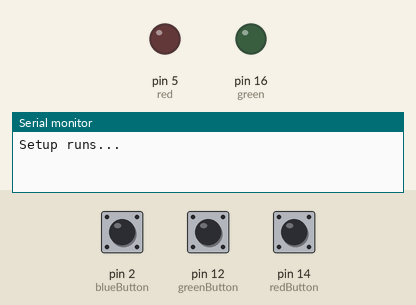
A sketch run on a simulated Arduino Uno, built with avr-gcc and run on an emulated ATmega328P. On the bench: output pins drawn as LEDs (lit = HIGH), the last lines printed to the serial monitor. The test bench sets the inputs (shaded band); at power-on: pin 12 (greenButton) HIGH, pin 14 (redButton) HIGH, pin 2 (blueButton) HIGH.

Above: at 1.2 s.
1.3 s: pin 12 (greenButton) pulled LOW for 0.15 s
At 2.0 s:
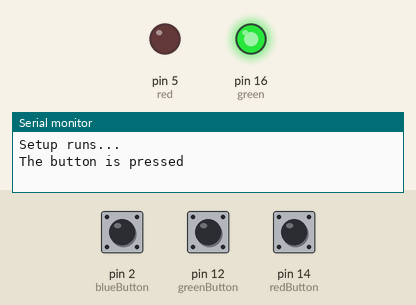
2.9 s: pin 14 (redButton) pulled LOW for 0.15 s
At 3.3 s:
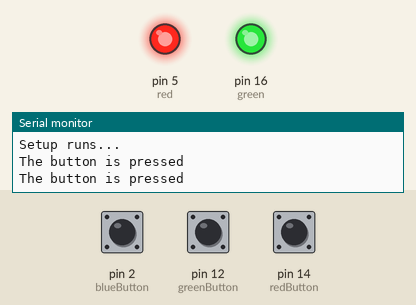
4.5 s: pin 12 (greenButton) pulled LOW for 1 s
At 5.7 s:
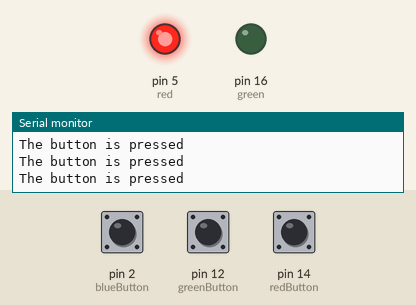
7.0 s: pin 12 (greenButton) pulled LOW for 3.2 s
At 7.6 s:
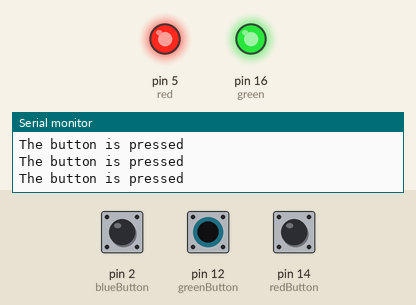
11.7 s: pin 14 (redButton) pulled LOW for 1 s
At 12.4 s:
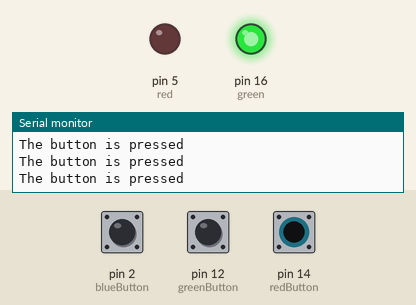
Timing chart, 0 to 14.7 s (numbered marks = the images above; inputs shaded):
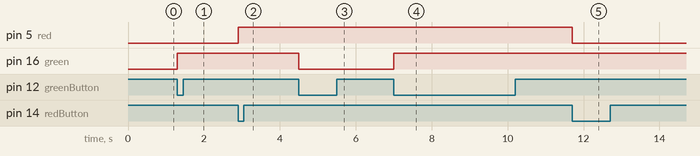

The sketch:

led_room_lights.ino
```cpp
// Katelyn DePaula made for Aviel

//These correspond to the pins on NodeMCU
//these are the led strip colors
int red = 5;   //D1 in Node MCU
int blue = 0;   //D3
int green = 16; //D0

int blueButton = 2; // D4
int redButton = 14; //D5
int greenButton = 12; //D6

int blueState = LOW;
int lastBlueState;
int currBlueState;

int redState;
int lastRedState;
int currRedState = LOW;

int greenState;
int lastgreenState;
int currgreenState = LOW;

void setup()
{
  // Sets up pins
  pinMode (red, OUTPUT);
  pinMode (green, OUTPUT);
  pinMode (blue, OUTPUT);

  pinMode (redButton, INPUT_PULLUP);
  pinMode (greenButton, INPUT_PULLUP);
  pinMode(blueButton, INPUT_PULLUP);

  // Opens serial monitor at 115200 baud
  Serial.begin(115200);
  Serial.println("Setup runs...");
  currBlueState = digitalRead(blueButton);
  currRedState = digitalRead(redButton);
  currgreenState = digitalRead(greenButton);
}

void loop()
{

  //RED LED

  lastRedState = currRedState;      // save the last state
  currRedState = digitalRead(redButton); // read new state

  if (lastRedState == HIGH && currRedState == LOW) {
    Serial.println("The button is pressed");

    // toggle state of LED
    redState = !redState;

    // control LED arccoding to the toggled state
    digitalWrite(red, redState);
  }

  //BLUE LED

  lastBlueState = currBlueState;      // save the last state
  currBlueState = digitalRead(blueButton); // read new state

  if (lastBlueState == HIGH && currBlueState == LOW) {
    Serial.println("The button is pressed");

    // toggle state of LED
    blueState = !blueState;

    // control LED arccoding to the toggled state
    digitalWrite(blue, blueState);
  }

  //green LED
  lastgreenState = currgreenState;      // save the last state
  currgreenState = digitalRead(greenButton); // read new state

  if (lastgreenState == HIGH && currgreenState == LOW) {
    Serial.println("The button is pressed");

    // toggle state of LED
    greenState = !greenState;

    // control LED arccoding to the toggled state
    digitalWrite(green, greenState);
  }

  delay(100);
}
```

Measured:
- after the input at 1.3 s, pin 16 (green): LOW → HIGH at once
- after the input at 2.9 s, pin 5 (red): LOW → HIGH at once
- after the input at 4.5 s, pin 16 (green): HIGH → LOW at once
- after the input at 7.0 s, pin 16 (green): LOW → HIGH at once
- after the input at 11.7 s, pin 5 (red): HIGH → LOW at once
